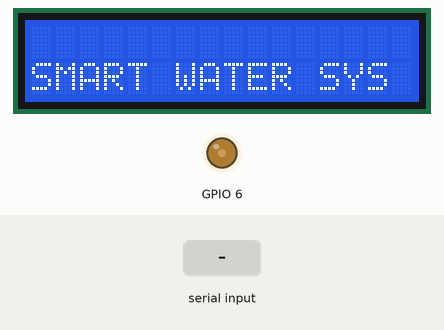
Bench run of a sketch on a simulated ESP8266 (NodeMCU). Parts: 16×2 character LCD, output pins drawn as LEDs (lit = HIGH). Inputs (shaded band) come from the test bench. What the sketch prints to the serial monitor is not drawn.

Above: at 2.7 s.
2.8 s: "1\n" received over Serial
At 6.7 s:
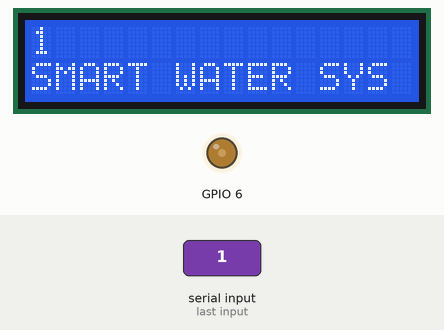
7.8 s: "0\n" received over Serial
At 11.9 s:
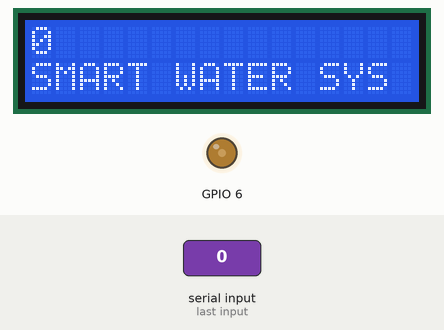
12.8 s: "2\n" received over Serial
At 15.9 s:
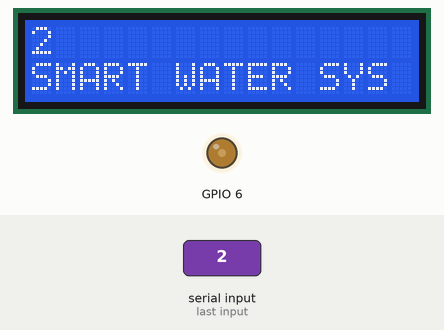
Timing chart, 0 to 17.4 s (numbered marks = the images above; inputs shaded):
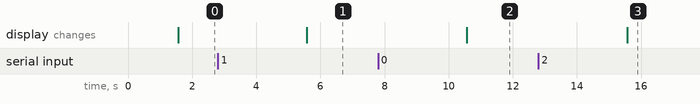

Measured:
- after the input at 2.8 s, the display: changes after 2.8 s (image 1)
- after the input at 7.8 s, the display: changes after 2.8 s (image 2)
- after the input at 12.8 s, the display: changes after 2.8 s (image 3)

The sketch:

lcd_trial.ino
```cpp
#include <LiquidCrystal.h>
int cont=80;
int seconds = 0;
#include "DHT.h"
#define DHTPIN 8
#define SENSOR_IN A5
#define DHTTYPE DHT11 // DHT 11
DHT dht(DHTPIN, DHTTYPE);
LiquidCrystal lcd_1(12, 11, 5, 4, 3, 2);

void setup()
{
pinMode(A0,INPUT);

Serial.begin(9600);
Serial.println("DHTxx test!");
dht.begin();
delay(1500);
//lcd
  lcd_1.begin(16, 2); // Set up the number of columns and rows on the LCD.
	analogWrite(6,cont);
lcd_1.setCursor(0, 1);
lcd_1.print("SMART WATER SYS");
}

void loop()
{
  lcd_1.setCursor(0, 0);

  if(Serial.available()){
  String line1=Serial.readStringUntil('\n');
  lcd_1.print(line1);
  Serial.print(line1);
  String line2=Serial.readStringUntil('\n');
  lcd_1.print(line2);
  Serial.print(line2);
  }

   delay(4000);
lcd_1.setCursor(0, 1);
lcd_1.print("SMART WATER SYS ");


}
```
